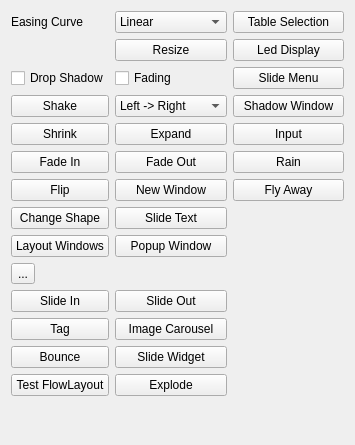
<?xml version="1.0" encoding="UTF-8"?>
<ui version="4.0">
 <class>Widget</class>
 <widget class="QWidget" name="Widget">
  <property name="geometry">
   <rect>
    <x>0</x>
    <y>0</y>
    <width>355</width>
    <height>445</height>
   </rect>
  </property>
  <property name="windowTitle">
   <string>Widget</string>
  </property>
  <layout class="QGridLayout" name="gridLayout_2">
   <item row="0" column="0">
    <layout class="QGridLayout" name="gridLayout">
     <item row="15" column="1">
      <spacer name="verticalSpacer">
       <property name="orientation">
        <enum>Qt::Vertical</enum>
       </property>
       <property name="sizeHint" stdset="0">
        <size>
         <width>20</width>
         <height>40</height>
        </size>
       </property>
      </spacer>
     </item>
     <item row="0" column="1">
      <widget class="QComboBox" name="easingCurveCombo">
       <item>
        <property name="text">
         <string>Linear</string>
        </property>
       </item>
       <item>
        <property name="text">
         <string>InQuad</string>
        </property>
       </item>
       <item>
        <property name="text">
         <string>OutQuad</string>
        </property>
       </item>
       <item>
        <property name="text">
         <string>InOutQuad</string>
        </property>
       </item>
       <item>
        <property name="text">
         <string>OutInQuad</string>
        </property>
       </item>
       <item>
        <property name="text">
         <string>InCubic</string>
        </property>
       </item>
       <item>
        <property name="text">
         <string>OutCubic</string>
        </property>
       </item>
       <item>
        <property name="text">
         <string>InOutCubic</string>
        </property>
       </item>
       <item>
        <property name="text">
         <string>OutInCubic</string>
        </property>
       </item>
       <item>
        <property name="text">
         <string>InQuart</string>
        </property>
       </item>
       <item>
        <property name="text">
         <string>OutQuart</string>
        </property>
       </item>
       <item>
        <property name="text">
         <string>InOutQuart</string>
        </property>
       </item>
       <item>
        <property name="text">
         <string>OutInQuart</string>
        </property>
       </item>
       <item>
        <property name="text">
         <string>InQuint</string>
        </property>
       </item>
       <item>
        <property name="text">
         <string>OutQuint</string>
        </property>
       </item>
       <item>
        <property name="text">
         <string>InOutQuint</string>
        </property>
       </item>
       <item>
        <property name="text">
         <string>OutInQuint</string>
        </property>
       </item>
       <item>
        <property name="text">
         <string>InSine</string>
        </property>
       </item>
       <item>
        <property name="text">
         <string>OutSine</string>
        </property>
       </item>
       <item>
        <property name="text">
         <string>InOutSine</string>
        </property>
       </item>
       <item>
        <property name="text">
         <string>OutInSine</string>
        </property>
       </item>
       <item>
        <property name="text">
         <string>InExpo</string>
        </property>
       </item>
       <item>
        <property name="text">
         <string>OutExpo</string>
        </property>
       </item>
       <item>
        <property name="text">
         <string>InOutExpo</string>
        </property>
       </item>
       <item>
        <property name="text">
         <string>OutInExpo</string>
        </property>
       </item>
       <item>
        <property name="text">
         <string>InCirc</string>
        </property>
       </item>
       <item>
        <property name="text">
         <string>OutCirc</string>
        </property>
       </item>
       <item>
        <property name="text">
         <string>InOutCirc</string>
        </property>
       </item>
       <item>
        <property name="text">
         <string>OutInCirc</string>
        </property>
       </item>
       <item>
        <property name="text">
         <string>InElastic</string>
        </property>
       </item>
       <item>
        <property name="text">
         <string>OutElastic</string>
        </property>
       </item>
       <item>
        <property name="text">
         <string>InOutElastic</string>
        </property>
       </item>
       <item>
        <property name="text">
         <string>OutInElastic</string>
        </property>
       </item>
       <item>
        <property name="text">
         <string>InBack</string>
        </property>
       </item>
       <item>
        <property name="text">
         <string>OutBack</string>
        </property>
       </item>
       <item>
        <property name="text">
         <string>InOutBack</string>
        </property>
       </item>
       <item>
        <property name="text">
         <string>OutInBack</string>
        </property>
       </item>
       <item>
        <property name="text">
         <string>InBounce</string>
        </property>
       </item>
       <item>
        <property name="text">
         <string>OutBounce</string>
        </property>
       </item>
       <item>
        <property name="text">
         <string>InOutBounce</string>
        </property>
       </item>
       <item>
        <property name="text">
         <string>OutInBounce</string>
        </property>
       </item>
       <item>
        <property name="text">
         <string>InCurve</string>
        </property>
       </item>
       <item>
        <property name="text">
         <string>OutCurve</string>
        </property>
       </item>
       <item>
        <property name="text">
         <string>SineCurve</string>
        </property>
       </item>
       <item>
        <property name="text">
         <string>CosineCurve</string>
        </property>
       </item>
       <item>
        <property name="text">
         <string>BezierSpline</string>
        </property>
       </item>
       <item>
        <property name="text">
         <string>TCBSpline</string>
        </property>
       </item>
      </widget>
     </item>
     <item row="7" column="1">
      <widget class="QPushButton" name="slideTextButton">
       <property name="text">
        <string>Slide Text</string>
       </property>
      </widget>
     </item>
     <item row="6" column="0">
      <widget class="QPushButton" name="flipButton">
       <property name="text">
        <string>Flip</string>
       </property>
      </widget>
     </item>
     <item row="11" column="0">
      <widget class="QPushButton" name="slideInButton">
       <property name="text">
        <string>Slide In</string>
       </property>
      </widget>
     </item>
     <item row="11" column="1">
      <widget class="QPushButton" name="slideOutButton">
       <property name="text">
        <string>Slide Out</string>
       </property>
      </widget>
     </item>
     <item row="9" column="0">
      <widget class="FadingToolButton" name="toolButton">
       <property name="text">
        <string>...</string>
       </property>
      </widget>
     </item>
     <item row="14" column="0">
      <widget class="QPushButton" name="tstFlowLayout">
       <property name="text">
        <string>Test FlowLayout</string>
       </property>
      </widget>
     </item>
     <item row="14" column="1">
      <widget class="QPushButton" name="explodeButton">
       <property name="text">
        <string>Explode</string>
       </property>
      </widget>
     </item>
     <item row="5" column="1">
      <widget class="QPushButton" name="fadeOutButton">
       <property name="text">
        <string>Fade Out</string>
       </property>
      </widget>
     </item>
     <item row="8" column="0">
      <widget class="QPushButton" name="layoutWindowsButton">
       <property name="text">
        <string>Layout Windows</string>
       </property>
      </widget>
     </item>
     <item row="2" column="1">
      <widget class="QCheckBox" name="fadingCheckBox">
       <property name="text">
        <string>Fading</string>
       </property>
      </widget>
     </item>
     <item row="1" column="1">
      <widget class="QPushButton" name="resizeButton">
       <property name="text">
        <string>Resize</string>
       </property>
      </widget>
     </item>
     <item row="6" column="1">
      <widget class="QPushButton" name="newWindowButton">
       <property name="text">
        <string>New Window</string>
       </property>
      </widget>
     </item>
     <item row="3" column="1">
      <widget class="QComboBox" name="shakeDirectionCombo">
       <item>
        <property name="text">
         <string>Left -&gt; Right</string>
        </property>
       </item>
       <item>
        <property name="text">
         <string>Top -&gt; Bottom</string>
        </property>
       </item>
      </widget>
     </item>
     <item row="13" column="1">
      <widget class="QPushButton" name="slideWidgetButton">
       <property name="text">
        <string>Slide Widget</string>
       </property>
      </widget>
     </item>
     <item row="5" column="0">
      <widget class="QPushButton" name="fadeInButton">
       <property name="text">
        <string>Fade In</string>
       </property>
      </widget>
     </item>
     <item row="13" column="0">
      <widget class="QPushButton" name="bounceButton">
       <property name="text">
        <string>Bounce</string>
       </property>
      </widget>
     </item>
     <item row="12" column="0">
      <widget class="QPushButton" name="tagButton">
       <property name="text">
        <string>Tag</string>
       </property>
      </widget>
     </item>
     <item row="2" column="0">
      <widget class="QCheckBox" name="dropShadowCheckBox">
       <property name="text">
        <string>Drop Shadow</string>
       </property>
      </widget>
     </item>
     <item row="8" column="1">
      <widget class="QPushButton" name="popupWindowButton">
       <property name="text">
        <string>Popup Window</string>
       </property>
      </widget>
     </item>
     <item row="7" column="0">
      <widget class="QPushButton" name="changeShapeButton">
       <property name="text">
        <string>Change Shape</string>
       </property>
      </widget>
     </item>
     <item row="4" column="0">
      <widget class="QPushButton" name="shrinkButton">
       <property name="text">
        <string>Shrink</string>
       </property>
      </widget>
     </item>
     <item row="12" column="1">
      <widget class="QPushButton" name="imageCarouselButton">
       <property name="text">
        <string>Image Carousel</string>
       </property>
      </widget>
     </item>
     <item row="3" column="0">
      <widget class="QPushButton" name="shakeButton">
       <property name="text">
        <string>Shake</string>
       </property>
      </widget>
     </item>
     <item row="0" column="0">
      <widget class="QLabel" name="label">
       <property name="text">
        <string>Easing Curve</string>
       </property>
      </widget>
     </item>
     <item row="4" column="1">
      <widget class="QPushButton" name="expandButton">
       <property name="text">
        <string>Expand</string>
       </property>
      </widget>
     </item>
     <item row="0" column="2">
      <widget class="QPushButton" name="tableSelectionButton">
       <property name="text">
        <string>Table Selection</string>
       </property>
      </widget>
     </item>
     <item row="1" column="2">
      <widget class="QPushButton" name="ledDisplayButton">
       <property name="text">
        <string>Led Display</string>
       </property>
      </widget>
     </item>
     <item row="2" column="2">
      <widget class="QPushButton" name="slideMenuButton">
       <property name="text">
        <string>Slide Menu</string>
       </property>
      </widget>
     </item>
     <item row="3" column="2">
      <widget class="QPushButton" name="shadowWindowButton">
       <property name="text">
        <string>Shadow Window</string>
       </property>
      </widget>
     </item>
     <item row="4" column="2">
      <widget class="QPushButton" name="inputButton">
       <property name="text">
        <string>Input</string>
       </property>
      </widget>
     </item>
     <item row="5" column="2">
      <widget class="QPushButton" name="rainButton">
       <property name="text">
        <string>Rain</string>
       </property>
       <property name="checkable">
        <bool>true</bool>
       </property>
      </widget>
     </item>
     <item row="6" column="2">
      <widget class="QPushButton" name="flyAwayButton">
       <property name="text">
        <string>Fly Away</string>
       </property>
      </widget>
     </item>
    </layout>
   </item>
  </layout>
 </widget>
 <layoutdefault spacing="6" margin="11"/>
 <customwidgets>
  <customwidget>
   <class>FadingToolButton</class>
   <extends>QToolButton</extends>
   <header>fadingtoolbutton.h</header>
  </customwidget>
 </customwidgets>
 <resources/>
 <connections/>
</ui>
